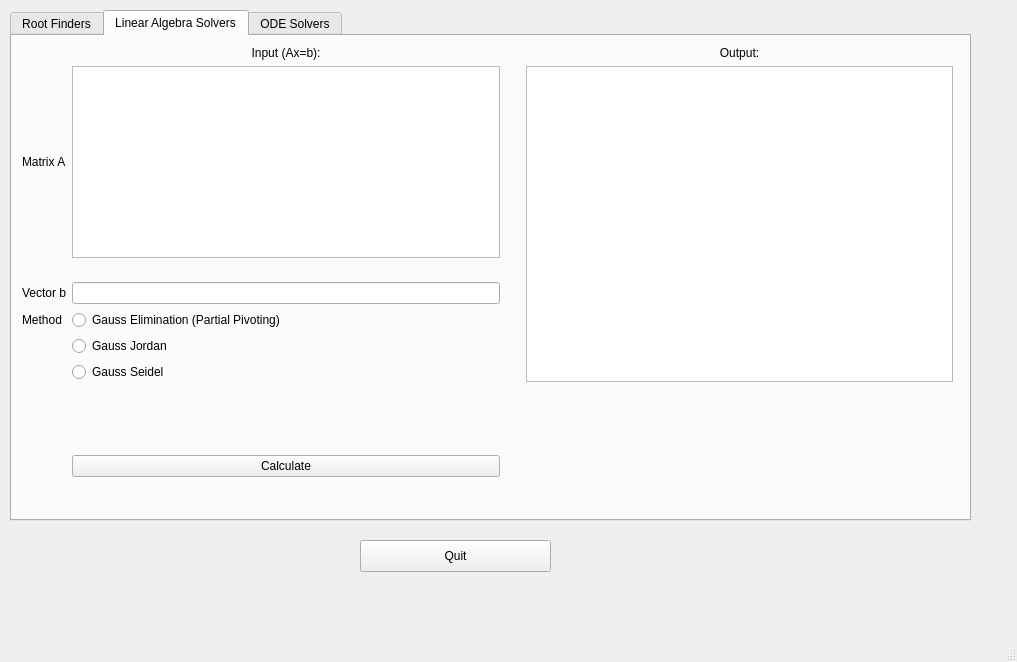
<?xml version="1.0" encoding="UTF-8"?>
<ui version="4.0">
 <class>MainWindow</class>
 <widget class="QMainWindow" name="MainWindow">
  <property name="geometry">
   <rect>
    <x>0</x>
    <y>0</y>
    <width>1017</width>
    <height>662</height>
   </rect>
  </property>
  <property name="windowTitle">
   <string>MainWindow</string>
  </property>
  <widget class="QWidget" name="centralwidget">
   <widget class="QTabWidget" name="tabWidget">
    <property name="geometry">
     <rect>
      <x>10</x>
      <y>10</y>
      <width>961</width>
      <height>511</height>
     </rect>
    </property>
    <property name="currentIndex">
     <number>1</number>
    </property>
    <widget class="QWidget" name="tabRF">
     <attribute name="title">
      <string>Root Finders</string>
     </attribute>
     <widget class="QWidget" name="layoutWidget">
      <property name="geometry">
       <rect>
        <x>10</x>
        <y>10</y>
        <width>921</width>
        <height>442</height>
       </rect>
      </property>
      <layout class="QGridLayout" name="gridLayout">
       <item row="0" column="1">
        <spacer name="verticalSpacer">
         <property name="orientation">
          <enum>Qt::Vertical</enum>
         </property>
         <property name="sizeHint" stdset="0">
          <size>
           <width>20</width>
           <height>40</height>
          </size>
         </property>
        </spacer>
       </item>
       <item row="0" column="0">
        <layout class="QFormLayout" name="formLayout_2">
         <item row="1" column="0" colspan="2">
          <widget class="QLabel" name="label_17">
           <property name="text">
            <string>Input:</string>
           </property>
           <property name="alignment">
            <set>Qt::AlignCenter</set>
           </property>
          </widget>
         </item>
         <item row="2" column="0">
          <widget class="QLabel" name="label_10">
           <property name="toolTip">
            <string>&lt;html&gt;&lt;head/&gt;&lt;body&gt;&lt;p&gt;Input a &lt;span style=&quot; text-decoration: underline;&quot;&gt;single variable&lt;/span&gt; function in terms of &lt;span style=&quot; font-weight:600;&quot;&gt;x&lt;/span&gt;.&lt;/p&gt;&lt;/body&gt;&lt;/html&gt;</string>
           </property>
           <property name="text">
            <string>Function</string>
           </property>
          </widget>
         </item>
         <item row="2" column="1">
          <widget class="QLineEdit" name="funcInpRoot">
           <property name="toolTip">
            <string>&lt;html&gt;&lt;head/&gt;&lt;body&gt;&lt;p&gt;Input a &lt;span style=&quot; text-decoration: underline;&quot;&gt;single variable&lt;/span&gt; function in terms of &lt;span style=&quot; font-weight:600;&quot;&gt;x&lt;/span&gt;.&lt;/p&gt;&lt;/body&gt;&lt;/html&gt;</string>
           </property>
          </widget>
         </item>
         <item row="3" column="0">
          <widget class="QLabel" name="label_15">
           <property name="text">
            <string>Precision</string>
           </property>
          </widget>
         </item>
         <item row="3" column="1">
          <widget class="QLineEdit" name="precisionRF">
           <property name="toolTip">
            <string>&lt;html&gt;&lt;head/&gt;&lt;body&gt;&lt;p&gt;&lt;br/&gt;&lt;/p&gt;&lt;/body&gt;&lt;/html&gt;</string>
           </property>
           <property name="placeholderText">
            <string>1.0e-9</string>
           </property>
          </widget>
         </item>
         <item row="5" column="0">
          <widget class="QLabel" name="label_22">
           <property name="enabled">
            <bool>true</bool>
           </property>
           <property name="text">
            <string>Lower Bound</string>
           </property>
          </widget>
         </item>
         <item row="5" column="1">
          <widget class="QDoubleSpinBox" name="lowerBound">
           <property name="enabled">
            <bool>true</bool>
           </property>
           <property name="decimals">
            <number>10</number>
           </property>
           <property name="minimum">
            <double>-99999.000000000000000</double>
           </property>
           <property name="maximum">
            <double>99999.990000000005239</double>
           </property>
          </widget>
         </item>
         <item row="6" column="0">
          <widget class="QLabel" name="label_23">
           <property name="enabled">
            <bool>true</bool>
           </property>
           <property name="text">
            <string>Upper Bound</string>
           </property>
          </widget>
         </item>
         <item row="6" column="1">
          <widget class="QDoubleSpinBox" name="upperBound">
           <property name="enabled">
            <bool>true</bool>
           </property>
           <property name="decimals">
            <number>10</number>
           </property>
           <property name="minimum">
            <double>-99999.000000000000000</double>
           </property>
           <property name="maximum">
            <double>99999.990000000005239</double>
           </property>
          </widget>
         </item>
         <item row="7" column="0">
          <widget class="QLabel" name="label_16">
           <property name="text">
            <string>Method</string>
           </property>
          </widget>
         </item>
         <item row="7" column="1">
          <widget class="QRadioButton" name="inpBi">
           <property name="text">
            <string>Bisection</string>
           </property>
           <attribute name="buttonGroup">
            <string notr="true">btnGrpRF</string>
           </attribute>
          </widget>
         </item>
         <item row="8" column="1">
          <widget class="QRadioButton" name="inpNR">
           <property name="text">
            <string>Newton Raphson</string>
           </property>
           <attribute name="buttonGroup">
            <string notr="true">btnGrpRF</string>
           </attribute>
          </widget>
         </item>
         <item row="9" column="1">
          <widget class="QRadioButton" name="inpRegF">
           <property name="text">
            <string>Regula Falsi</string>
           </property>
           <attribute name="buttonGroup">
            <string notr="true">btnGrpRF</string>
           </attribute>
          </widget>
         </item>
         <item row="10" column="1">
          <widget class="QRadioButton" name="inpSec">
           <property name="text">
            <string>Secant</string>
           </property>
           <attribute name="buttonGroup">
            <string notr="true">btnGrpRF</string>
           </attribute>
          </widget>
         </item>
         <item row="13" column="0">
          <spacer name="verticalSpacer_3">
           <property name="orientation">
            <enum>Qt::Vertical</enum>
           </property>
           <property name="sizeHint" stdset="0">
            <size>
             <width>20</width>
             <height>40</height>
            </size>
           </property>
          </spacer>
         </item>
         <item row="14" column="0" colspan="2">
          <widget class="QPushButton" name="btnCalcRoot">
           <property name="text">
            <string>Calculate</string>
           </property>
          </widget>
         </item>
         <item row="4" column="0">
          <widget class="QLabel" name="label_11">
           <property name="text">
            <string>Initial Root Guess</string>
           </property>
          </widget>
         </item>
         <item row="4" column="1">
          <widget class="QDoubleSpinBox" name="guessX">
           <property name="decimals">
            <number>10</number>
           </property>
           <property name="minimum">
            <double>-99999.000000000000000</double>
           </property>
           <property name="maximum">
            <double>99999.990000000005239</double>
           </property>
          </widget>
         </item>
        </layout>
       </item>
       <item row="0" column="2">
        <layout class="QVBoxLayout" name="verticalLayout_2">
         <item>
          <widget class="QLabel" name="label_12">
           <property name="text">
            <string>Output:</string>
           </property>
           <property name="alignment">
            <set>Qt::AlignCenter</set>
           </property>
          </widget>
         </item>
         <item>
          <widget class="QTextBrowser" name="outTextRoot"/>
         </item>
        </layout>
       </item>
      </layout>
     </widget>
    </widget>
    <widget class="QWidget" name="tabLA">
     <attribute name="title">
      <string>Linear Algebra Solvers</string>
     </attribute>
     <widget class="QWidget" name="layoutWidget_2">
      <property name="geometry">
       <rect>
        <x>10</x>
        <y>10</y>
        <width>931</width>
        <height>431</height>
       </rect>
      </property>
      <layout class="QGridLayout" name="gridLayout_2">
       <item row="8" column="1">
        <widget class="QRadioButton" name="inpGS">
         <property name="text">
          <string>Gauss Seidel</string>
         </property>
        </widget>
       </item>
       <item row="1" column="2">
        <spacer name="verticalSpacer_2">
         <property name="orientation">
          <enum>Qt::Vertical</enum>
         </property>
         <property name="sizeHint" stdset="0">
          <size>
           <width>20</width>
           <height>40</height>
          </size>
         </property>
        </spacer>
       </item>
       <item row="6" column="0">
        <widget class="QLabel" name="label_19">
         <property name="text">
          <string>Method</string>
         </property>
        </widget>
       </item>
       <item row="1" column="1">
        <widget class="QPlainTextEdit" name="inpTextLA">
         <property name="toolTip">
          <string>&lt;html&gt;&lt;head/&gt;&lt;body&gt;&lt;p&gt;This &lt;span style=&quot; font-weight:600;&quot;&gt;will &lt;/span&gt;&lt;span style=&quot; font-weight:600; text-decoration: underline;&quot;&gt;FAIL&lt;/span&gt; if the matrix is not &lt;span style=&quot; font-weight:600;&quot;&gt;SQUARE&lt;/span&gt;&lt;span style=&quot; font-weight:600; font-style:italic;&quot;&gt;.&lt;/span&gt;&lt;/p&gt;&lt;/body&gt;&lt;/html&gt;</string>
         </property>
        </widget>
       </item>
       <item row="0" column="1">
        <widget class="QLabel" name="label_18">
         <property name="text">
          <string>Input (Ax=b):</string>
         </property>
         <property name="alignment">
          <set>Qt::AlignCenter</set>
         </property>
        </widget>
       </item>
       <item row="7" column="1">
        <widget class="QRadioButton" name="inpGJ">
         <property name="text">
          <string>Gauss Jordan</string>
         </property>
        </widget>
       </item>
       <item row="1" column="4" rowspan="8">
        <widget class="QTextBrowser" name="outTextLA"/>
       </item>
       <item row="5" column="0">
        <widget class="QLabel" name="label_21">
         <property name="text">
          <string>Vector b</string>
         </property>
        </widget>
       </item>
       <item row="10" column="1">
        <widget class="QPushButton" name="btnCalcLAS">
         <property name="text">
          <string>Calculate</string>
         </property>
        </widget>
       </item>
       <item row="5" column="1">
        <widget class="QLineEdit" name="inpVecB">
         <property name="toolTip">
          <string>&lt;html&gt;&lt;head/&gt;&lt;body&gt;&lt;p&gt;Input a &lt;span style=&quot; text-decoration: underline;&quot;&gt;single variable&lt;/span&gt; function in terms of &lt;span style=&quot; font-weight:600;&quot;&gt;x&lt;/span&gt;.&lt;/p&gt;&lt;/body&gt;&lt;/html&gt;</string>
         </property>
        </widget>
       </item>
       <item row="9" column="0">
        <spacer name="verticalSpacer_4">
         <property name="orientation">
          <enum>Qt::Vertical</enum>
         </property>
         <property name="sizeHint" stdset="0">
          <size>
           <width>20</width>
           <height>40</height>
          </size>
         </property>
        </spacer>
       </item>
       <item row="1" column="0">
        <widget class="QLabel" name="label_20">
         <property name="toolTip">
          <string>&lt;html&gt;&lt;head/&gt;&lt;body&gt;&lt;p&gt;This &lt;span style=&quot; font-weight:600;&quot;&gt;will &lt;/span&gt;&lt;span style=&quot; font-weight:600; text-decoration: underline;&quot;&gt;FAIL&lt;/span&gt; if the matrix is not &lt;span style=&quot; font-weight:600;&quot;&gt;SQUARE&lt;/span&gt;&lt;span style=&quot; font-weight:600; font-style:italic;&quot;&gt;.&lt;/span&gt;&lt;/p&gt;&lt;/body&gt;&lt;/html&gt;</string>
         </property>
         <property name="text">
          <string>Matrix A</string>
         </property>
        </widget>
       </item>
       <item row="0" column="4">
        <widget class="QLabel" name="label_14">
         <property name="text">
          <string>Output:</string>
         </property>
         <property name="alignment">
          <set>Qt::AlignCenter</set>
         </property>
        </widget>
       </item>
       <item row="6" column="1">
        <widget class="QRadioButton" name="radioButton">
         <property name="text">
          <string>Gauss Elimination (Partial Pivoting)</string>
         </property>
        </widget>
       </item>
      </layout>
     </widget>
    </widget>
    <widget class="QWidget" name="tabODE">
     <attribute name="title">
      <string>ODE Solvers</string>
     </attribute>
     <widget class="QWidget" name="formLayoutWidget">
      <property name="geometry">
       <rect>
        <x>20</x>
        <y>4</y>
        <width>340</width>
        <height>411</height>
       </rect>
      </property>
      <layout class="QFormLayout" name="formLayout">
       <item row="2" column="0">
        <widget class="QLabel" name="label">
         <property name="text">
          <string>Function</string>
         </property>
        </widget>
       </item>
       <item row="2" column="1">
        <widget class="QLineEdit" name="funcInpODE"/>
       </item>
       <item row="3" column="0">
        <widget class="QLabel" name="label_2">
         <property name="text">
          <string>Start x</string>
         </property>
        </widget>
       </item>
       <item row="3" column="1">
        <widget class="QDoubleSpinBox" name="startX">
         <property name="decimals">
          <number>10</number>
         </property>
        </widget>
       </item>
       <item row="4" column="0">
        <widget class="QLabel" name="label_3">
         <property name="text">
          <string>Start y</string>
         </property>
        </widget>
       </item>
       <item row="4" column="1">
        <widget class="QDoubleSpinBox" name="startY">
         <property name="decimals">
          <number>10</number>
         </property>
        </widget>
       </item>
       <item row="5" column="0">
        <widget class="QLabel" name="label_4">
         <property name="text">
          <string>End x</string>
         </property>
        </widget>
       </item>
       <item row="5" column="1">
        <widget class="QDoubleSpinBox" name="endX">
         <property name="decimals">
          <number>10</number>
         </property>
        </widget>
       </item>
       <item row="6" column="0">
        <widget class="QLabel" name="label_6">
         <property name="text">
          <string>Step size</string>
         </property>
        </widget>
       </item>
       <item row="6" column="1">
        <widget class="QDoubleSpinBox" name="stepSize">
         <property name="decimals">
          <number>10</number>
         </property>
        </widget>
       </item>
       <item row="7" column="0">
        <widget class="QLabel" name="label_7">
         <property name="text">
          <string>Decimal Places</string>
         </property>
        </widget>
       </item>
       <item row="7" column="1">
        <widget class="QSpinBox" name="decPlace"/>
       </item>
       <item row="8" column="0">
        <widget class="QLabel" name="label_5">
         <property name="text">
          <string>Method</string>
         </property>
        </widget>
       </item>
       <item row="8" column="1">
        <widget class="QRadioButton" name="inpEu">
         <property name="text">
          <string>Euler</string>
         </property>
        </widget>
       </item>
       <item row="9" column="1">
        <widget class="QRadioButton" name="inpImEu">
         <property name="text">
          <string>Improved Euler</string>
         </property>
        </widget>
       </item>
       <item row="10" column="1">
        <widget class="QRadioButton" name="inpRun">
         <property name="text">
          <string>Runge Kutta</string>
         </property>
        </widget>
       </item>
       <item row="11" column="0" colspan="2">
        <widget class="QPushButton" name="btnCalcODE">
         <property name="text">
          <string>Calculate</string>
         </property>
        </widget>
       </item>
       <item row="1" column="0" colspan="2">
        <widget class="QLabel" name="label_9">
         <property name="text">
          <string>Input:</string>
         </property>
         <property name="alignment">
          <set>Qt::AlignCenter</set>
         </property>
        </widget>
       </item>
      </layout>
     </widget>
     <widget class="QWidget" name="verticalLayoutWidget">
      <property name="geometry">
       <rect>
        <x>610</x>
        <y>0</y>
        <width>331</width>
        <height>401</height>
       </rect>
      </property>
      <layout class="QVBoxLayout" name="verticalLayout">
       <item>
        <widget class="QLabel" name="label_8">
         <property name="text">
          <string>Output:</string>
         </property>
         <property name="alignment">
          <set>Qt::AlignCenter</set>
         </property>
        </widget>
       </item>
       <item>
        <widget class="QTextBrowser" name="outTextODE"/>
       </item>
      </layout>
     </widget>
    </widget>
   </widget>
   <widget class="QPushButton" name="btnQuit">
    <property name="geometry">
     <rect>
      <x>360</x>
      <y>540</y>
      <width>191</width>
      <height>32</height>
     </rect>
    </property>
    <property name="toolTip">
     <string>&lt;html&gt;&lt;head/&gt;&lt;body&gt;&lt;p&gt;I will &lt;span style=&quot; font-weight:600;&quot;&gt;end&lt;/span&gt; your suffering.&lt;/p&gt;&lt;/body&gt;&lt;/html&gt;</string>
    </property>
    <property name="text">
     <string>Quit</string>
    </property>
   </widget>
  </widget>
  <widget class="QMenuBar" name="menubar">
   <property name="geometry">
    <rect>
     <x>0</x>
     <y>0</y>
     <width>1017</width>
     <height>31</height>
    </rect>
   </property>
  </widget>
  <widget class="QStatusBar" name="statusbar"/>
 </widget>
 <resources/>
 <connections/>
 <buttongroups>
  <buttongroup name="btnGrpRF"/>
 </buttongroups>
</ui>
